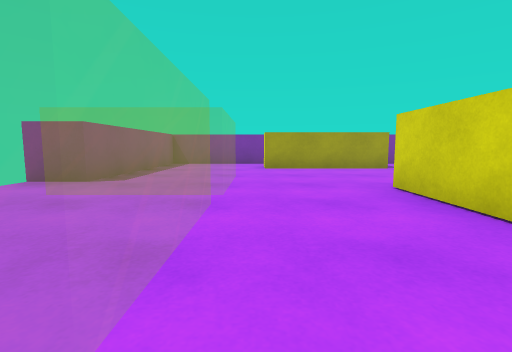
[1] (above)

14 first-person views from a walk through a 3-D level made in the Unity game engine. The camera is 0.58 m above the floor, tilts 6° down and sees 85° across. The floor is counted in squares, 1 m on a side. Each view is taken from the middle of a square. On the plan, view 1 faces up. The plan holds only what a view shows up to about 9 squares ahead; the rest is blank. The player character is not drawn.

[2]
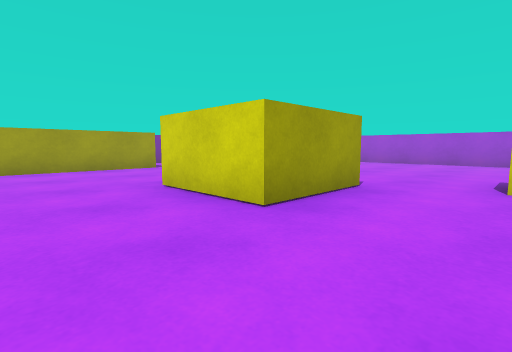

[3]
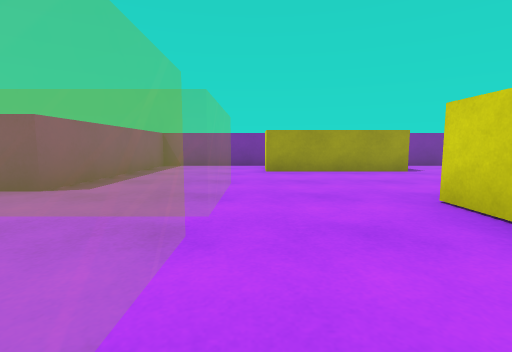

[4]
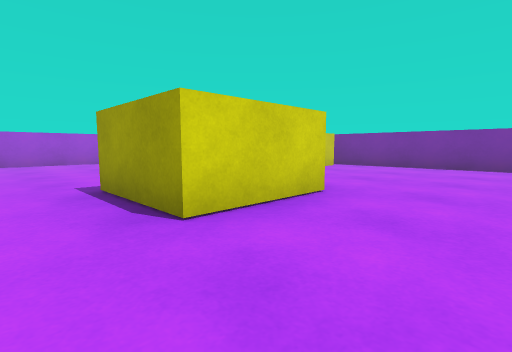

[5]
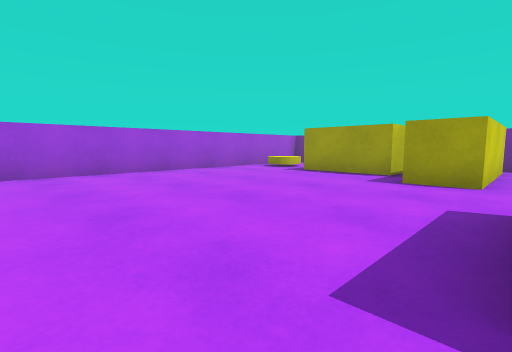

[6]
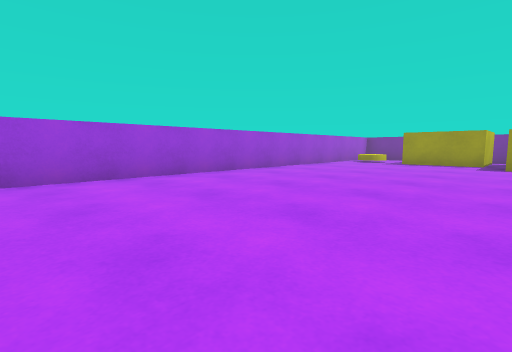

[7]
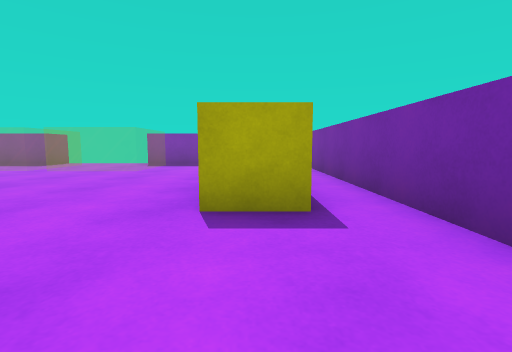

[8]
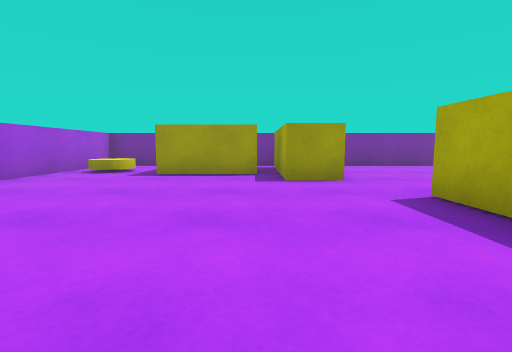

[9]
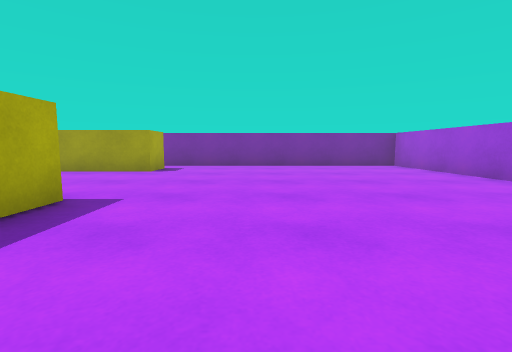

[10]
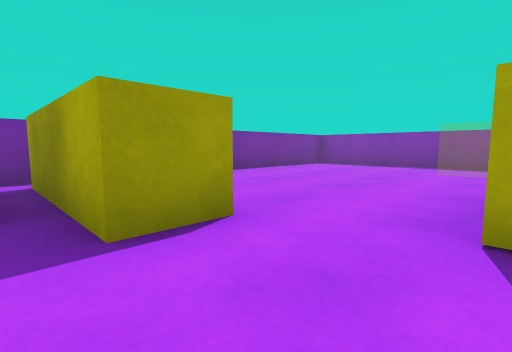

[11]
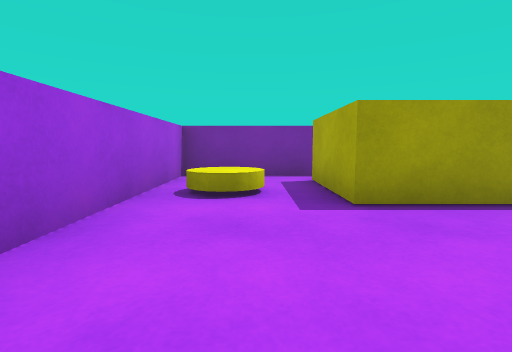

[12]
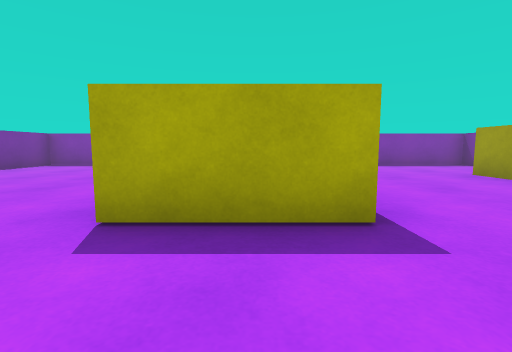

[13]
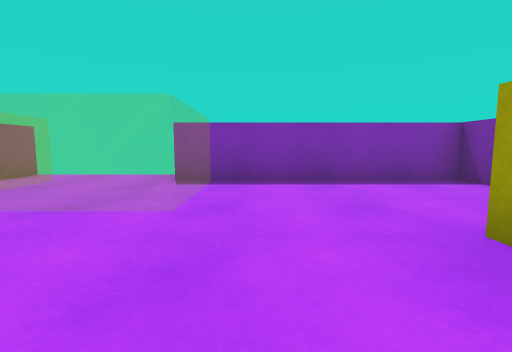

[14]
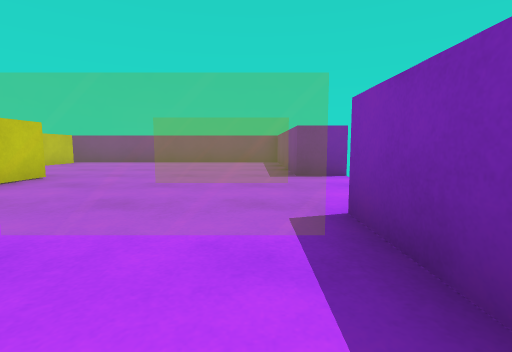

### Floor plan
Points are (right, up) in squares from view 1. A wall is a line through its corners. A room is listed if a view was taken in it or the views show most of it. See-through windows are left out.
Room 1 (views 1, 2, 3, 4, 5, 6, 7, 8, 9, 10, 11, 12, 13, 14)
walls: (3.5, 8.5) (3.5, 7.5) (0.2, 7.5) (0.2, 8.4); (4.5, -3) (4.5, 0.2) (5.5, 0.2) (5.5, -3); (7.8, -3.6) (10.5, -3.6) (10.2, 9.5) (-2.8, 9.5) (-2.8, 4.6) (-3.9, 4.6); (-3.9, 1.4) (-2.8, 1.4) (-2.8, -3.5) (6, -3.6)
objects: yellow block (2, 2) to (4, 4); yellow block (6, -3) to (8, -1); yellow disc (9, -2)

Where each view was taken, in squares from view 1:
view 1: 0 up, 0 right, facing up
view 2: 0 up, 0 right, facing up-right
view 3: 1 up, 0 right, facing up
view 4: 5 up, 0 right, facing down-right
view 5: 5 up, 4 right, facing down-right
view 6: 9 up, 5 right, facing down-right
view 7: 8 up, 6 right, facing left
view 8: 5 up, 6 right, facing down
view 9: 1 up, 6 right, facing up
view 10: 2 up, 6 right, facing down-left
view 11: 2 up, 9 right, facing down
view 12: 3 up, 6 right, facing left
view 13: 6 up, 2 right, facing left
view 14: 7 up, 2 left, facing down
